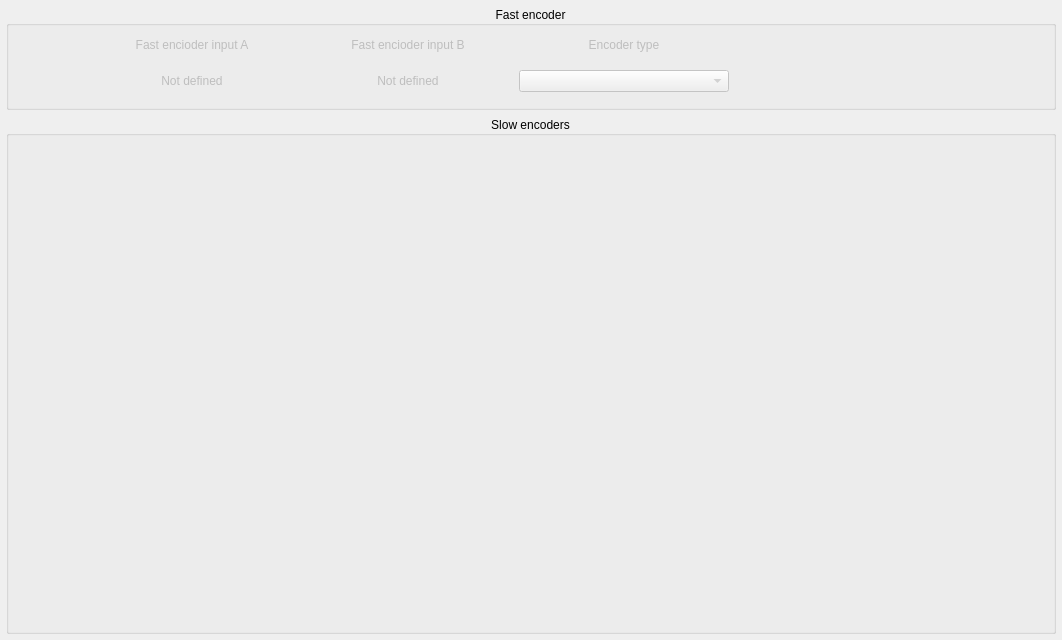
<?xml version="1.0" encoding="UTF-8"?>
<ui version="4.0">
 <class>EncodersConfig</class>
 <widget class="QWidget" name="EncodersConfig">
  <property name="geometry">
   <rect>
    <x>0</x>
    <y>0</y>
    <width>1062</width>
    <height>640</height>
   </rect>
  </property>
  <property name="windowTitle">
   <string>Form</string>
  </property>
  <layout class="QGridLayout" name="gridLayout">
   <property name="leftMargin">
    <number>0</number>
   </property>
   <property name="topMargin">
    <number>0</number>
   </property>
   <property name="rightMargin">
    <number>0</number>
   </property>
   <property name="bottomMargin">
    <number>0</number>
   </property>
   <item row="0" column="0">
    <widget class="QScrollArea" name="scrollArea">
     <property name="frameShape">
      <enum>QFrame::NoFrame</enum>
     </property>
     <property name="widgetResizable">
      <bool>true</bool>
     </property>
     <widget class="QWidget" name="scrollAreaWidgetContents">
      <property name="geometry">
       <rect>
        <x>0</x>
        <y>0</y>
        <width>1062</width>
        <height>640</height>
       </rect>
      </property>
      <layout class="QVBoxLayout" name="verticalLayout" stretch="1,5">
       <property name="leftMargin">
        <number>6</number>
       </property>
       <property name="topMargin">
        <number>6</number>
       </property>
       <property name="rightMargin">
        <number>6</number>
       </property>
       <property name="bottomMargin">
        <number>6</number>
       </property>
       <item>
        <widget class="QGroupBox" name="groupBox_FastEncoder">
         <property name="minimumSize">
          <size>
           <width>0</width>
           <height>90</height>
          </size>
         </property>
         <property name="title">
          <string>Fast encoder</string>
         </property>
         <property name="alignment">
          <set>Qt::AlignCenter</set>
         </property>
         <layout class="QGridLayout" name="layoutG_FastEncoder" rowstretch="0,0" columnstretch="3,10,10,10,15">
          <property name="topMargin">
           <number>0</number>
          </property>
          <property name="bottomMargin">
           <number>15</number>
          </property>
          <property name="verticalSpacing">
           <number>6</number>
          </property>
          <item row="0" column="0" rowspan="2">
           <widget class="QLabel" name="label_EncoderIndex">
            <property name="enabled">
             <bool>false</bool>
            </property>
            <property name="text">
             <string/>
            </property>
            <property name="alignment">
             <set>Qt::AlignCenter</set>
            </property>
           </widget>
          </item>
          <item row="0" column="1">
           <widget class="QLabel" name="text_InputA">
            <property name="enabled">
             <bool>false</bool>
            </property>
            <property name="text">
             <string>Fast encioder input A</string>
            </property>
            <property name="alignment">
             <set>Qt::AlignCenter</set>
            </property>
           </widget>
          </item>
          <item row="0" column="2">
           <widget class="QLabel" name="text_InputB">
            <property name="enabled">
             <bool>false</bool>
            </property>
            <property name="text">
             <string>Fast encioder input B</string>
            </property>
            <property name="alignment">
             <set>Qt::AlignCenter</set>
            </property>
           </widget>
          </item>
          <item row="0" column="3">
           <widget class="QLabel" name="text_EncoderType">
            <property name="enabled">
             <bool>false</bool>
            </property>
            <property name="text">
             <string>Encoder type</string>
            </property>
            <property name="alignment">
             <set>Qt::AlignCenter</set>
            </property>
           </widget>
          </item>
          <item row="0" column="4">
           <spacer name="horizontalSpacer">
            <property name="orientation">
             <enum>Qt::Horizontal</enum>
            </property>
            <property name="sizeHint" stdset="0">
             <size>
              <width>303</width>
              <height>20</height>
             </size>
            </property>
           </spacer>
          </item>
          <item row="1" column="1">
           <widget class="QLabel" name="label_ButtonNumberA">
            <property name="enabled">
             <bool>false</bool>
            </property>
            <property name="text">
             <string>Not defined</string>
            </property>
            <property name="alignment">
             <set>Qt::AlignCenter</set>
            </property>
           </widget>
          </item>
          <item row="1" column="2">
           <widget class="QLabel" name="label_ButtonNumberB">
            <property name="enabled">
             <bool>false</bool>
            </property>
            <property name="text">
             <string>Not defined</string>
            </property>
            <property name="alignment">
             <set>Qt::AlignCenter</set>
            </property>
           </widget>
          </item>
          <item row="1" column="3">
           <widget class="QComboBox" name="comboBox_EncoderType">
            <property name="enabled">
             <bool>false</bool>
            </property>
           </widget>
          </item>
         </layout>
        </widget>
       </item>
       <item>
        <widget class="QGroupBox" name="groupBox_2">
         <property name="title">
          <string>Slow encoders</string>
         </property>
         <property name="alignment">
          <set>Qt::AlignCenter</set>
         </property>
         <layout class="QVBoxLayout" name="layoutV_Encoders">
          <property name="leftMargin">
           <number>0</number>
          </property>
          <property name="topMargin">
           <number>0</number>
          </property>
          <property name="rightMargin">
           <number>0</number>
          </property>
          <property name="bottomMargin">
           <number>0</number>
          </property>
         </layout>
        </widget>
       </item>
      </layout>
     </widget>
    </widget>
   </item>
  </layout>
 </widget>
 <resources/>
 <connections/>
</ui>
